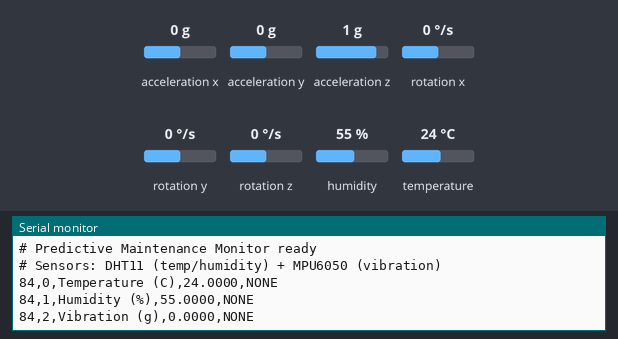
The sketch below on a simulated Arduino Uno, built with avr-gcc and run on an emulated ATmega328P. On the bench: the last lines printed to the serial monitor. The inputs (shaded band) are chosen by the test bench; at power-on: acceleration x 0 g, humidity 55 %, acceleration y 0 g, temperature 24 °C, acceleration z 1 g, rotation x 0 °/s, rotation y 0 °/s, rotation z 0 °/s.

Above: at 1.2 s.
1.3 s: acceleration x set to -1.4 g
At 2.6 s:
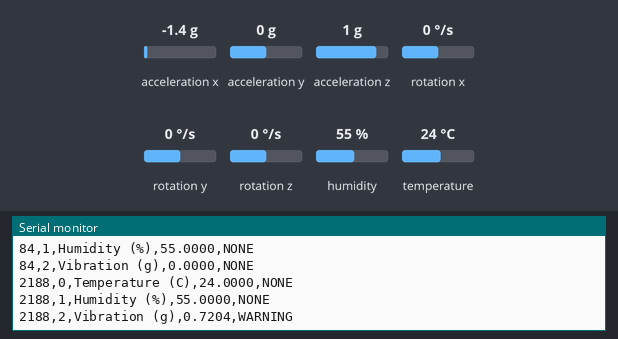
5.8 s: humidity set to 88 %
At 7.2 s:
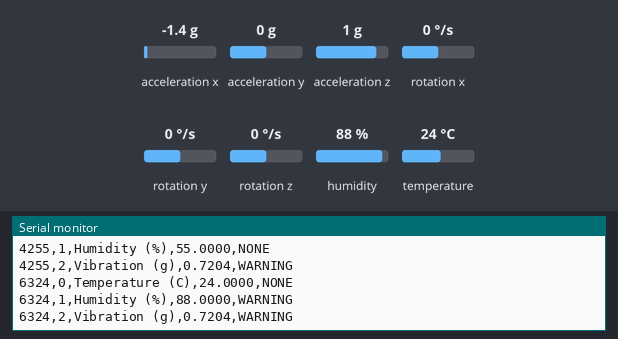
9.9 s: acceleration y set to -1.4 g
At 12.0 s:
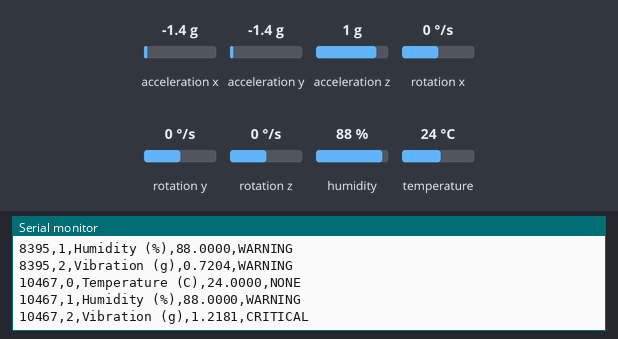
14.1 s: temperature set to 12 °C
At 15.8 s:
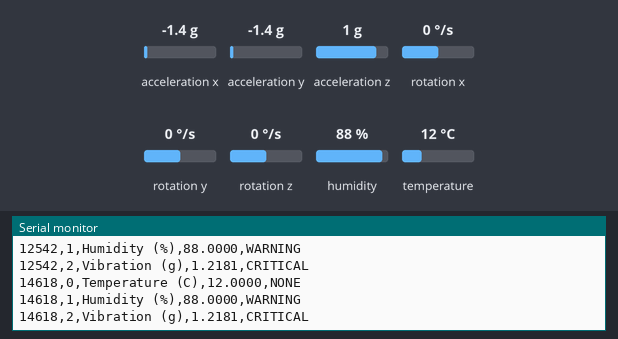
16.4 s: acceleration z set to -1.4 g
At 17.7 s:
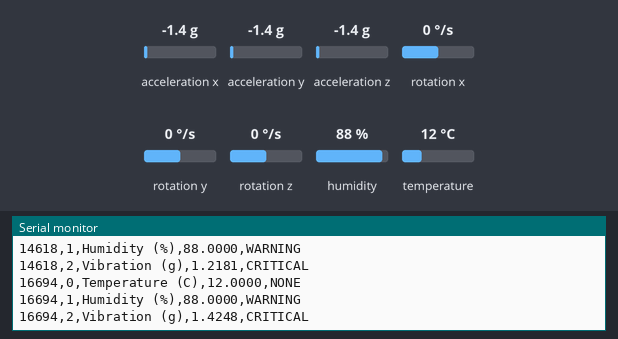
18.7 s: humidity set to 22 %
At 19.4 s:
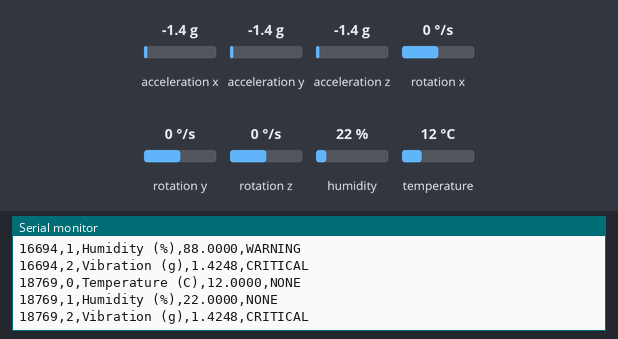

Measured:
- after the input at 1.3 s, the serial monitor: prints a new line after 0.99 s (image 1)
- after the input at 5.8 s, the serial monitor: prints a new line after 0.59 s (image 2)
- after the input at 9.9 s, the serial monitor: prints a new line after 0.67 s (image 3)
- after the input at 14.1 s, the serial monitor: prints a new line after 0.54 s (image 4)
- after the input at 16.4 s, the serial monitor: prints a new line after 0.40 s (image 5)
- after the input at 18.7 s, the serial monitor: prints a new line after 0.13 s (image 6)

The sketch:

predictive_monitor.ino
```cpp
/*
 * predictive_monitor.ino
 * ======================
 * Predictive Maintenance Monitor - Phase 3 (Arduino)
 *
 * Reads DHT11 (temperature/humidity) and MPU6050 (vibration)
 * every 2 seconds and sends CSV data over serial (USB) to PC.
 *
 * Wiring:
 *   DHT11  VCC  -> 5V
 *   DHT11  GND  -> GND
 *   DHT11  DATA -> Pin 2
 *
 *   MPU6050 VCC -> 3.3V  (NOT 5V)
 *   MPU6050 GND -> GND
 *   MPU6050 SDA -> A4
 *   MPU6050 SCL -> A5
 *
 * Libraries needed (Tools -> Manage Libraries):
 *   - DHT sensor library      (Adafruit)
 *   - Adafruit Unified Sensor (Adafruit)
 *   - MPU6050                 (Electronic Cats)
 */

#include <DHT.h>
#include <MPU6050.h>
#include <Wire.h>

/* ============================================================
 * CONFIGURATION
 * ============================================================ */

#define DHT_PIN 2
#define DHT_TYPE DHT11
#define READ_INTERVAL_MS 2000

#define SENSOR_TEMP 0
#define SENSOR_HUMIDITY 1
#define SENSOR_VIBRATION 2

/* Thresholds */
#define TEMP_WARN_HIGH 70.0f
#define TEMP_CRITICAL_HIGH 85.0f
#define HUMID_WARN_LOW 20.0f
#define HUMID_WARN_HIGH 80.0f
#define VIB_WARN_HIGH 0.5f
#define VIB_CRITICAL_HIGH 1.0f

/* ============================================================
 * RING BUFFER
 * Same circular buffer concept as buffer.c on your PC.
 * Uses static arrays instead of malloc (Arduino has 2KB RAM).
 * ============================================================ */

#define BUFFER_SIZE 8

typedef struct
{
    float values[BUFFER_SIZE];
    uint32_t timestamps[BUFFER_SIZE];
    uint8_t head;
    uint8_t tail;
    uint8_t count;
} ring_buffer_t;

static ring_buffer_t buf_temp;
static ring_buffer_t buf_humid;
static ring_buffer_t buf_vib;

void buffer_init(ring_buffer_t *buf)
{
    buf->head = 0;
    buf->tail = 0;
    buf->count = 0;
    memset(buf->values, 0, sizeof(buf->values));
    memset(buf->timestamps, 0, sizeof(buf->timestamps));
}

bool buffer_write(ring_buffer_t *buf, float value, uint32_t timestamp)
{
    if (buf->count == BUFFER_SIZE)
        return false;
    buf->values[buf->head] = value;
    buf->timestamps[buf->head] = timestamp;
    buf->head = (buf->head + 1) % BUFFER_SIZE;
    buf->count++;
    return true;
}

/* ============================================================
 * SENSOR OBJECTS
 * ============================================================ */

DHT dht(DHT_PIN, DHT_TYPE);
MPU6050 mpu;

/* ============================================================
 * THRESHOLD CHECK
 * ============================================================ */

const char *check_threshold(uint8_t sensor_id, float value)
{
    switch (sensor_id)
    {
    case SENSOR_TEMP:
        if (value >= TEMP_CRITICAL_HIGH)
            return "CRITICAL";
        if (value >= TEMP_WARN_HIGH)
            return "WARNING";
        break;
    case SENSOR_HUMIDITY:
        if (value >= HUMID_WARN_HIGH)
            return "WARNING";
        if (value <= HUMID_WARN_LOW)
            return "WARNING";
        break;
    case SENSOR_VIBRATION:
        if (value >= VIB_CRITICAL_HIGH)
            return "CRITICAL";
        if (value >= VIB_WARN_HIGH)
            return "WARNING";
        break;
    }
    return "NONE";
}

/* ============================================================
 * SEND CSV ROW OVER SERIAL
 * ============================================================ */

void send_csv_row(uint32_t timestamp, uint8_t sensor_id,
                  const char *sensor_name, float value,
                  const char *alert_level)
{
    Serial.print(timestamp);
    Serial.print(",");
    Serial.print(sensor_id);
    Serial.print(",");
    Serial.print(sensor_name);
    Serial.print(",");
    Serial.print(value, 4);
    Serial.print(",");
    Serial.println(alert_level);
}

/* ============================================================
 * COMPUTE VIBRATION MAGNITUDE
 * ============================================================ */

float compute_vibration(int16_t ax, int16_t ay, int16_t az)
{
    float gx = ax / 16384.0f;
    float gy = ay / 16384.0f;
    float gz = az / 16384.0f;

    float magnitude = sqrt(gx * gx + gy * gy + gz * gz);
    float vibration = magnitude - 1.0f;
    if (vibration < 0.0f)
        vibration = -vibration;

    return vibration;
}

/* ============================================================
 * SETUP
 * ============================================================ */

void setup()
{
    Serial.begin(9600);
    while (!Serial)
    {
        delay(10);
    }

    Serial.println("timestamp,sensor_id,sensor_name,value,alert_level");
    Serial.println("# Predictive Maintenance Monitor ready");
    Serial.println("# Sensors: DHT11 (temp/humidity) + MPU6050 (vibration)");

    dht.begin();

    Wire.begin();
    mpu.initialize();

    buffer_init(&buf_temp);
    buffer_init(&buf_humid);
    buffer_init(&buf_vib);
}

/* ============================================================
 * LOOP
 * ============================================================ */

void loop()
{
    uint32_t timestamp = millis();

    /* --- DHT11 --- */
    float temperature = dht.readTemperature();
    float humidity = dht.readHumidity();

    if (!isnan(temperature) && !isnan(humidity))
    {
        buffer_write(&buf_temp, temperature, timestamp);
        buffer_write(&buf_humid, humidity, timestamp);

        send_csv_row(timestamp, SENSOR_TEMP,
                     "Temperature (C)", temperature,
                     check_threshold(SENSOR_TEMP, temperature));

        send_csv_row(timestamp, SENSOR_HUMIDITY,
                     "Humidity (%)", humidity,
                     check_threshold(SENSOR_HUMIDITY, humidity));
    }
    else
    {
        Serial.println("# WARNING: DHT11 read failed - check wiring");
    }

    /* --- MPU6050 --- */
    int16_t ax, ay, az, gx, gy, gz;
    mpu.getMotion6(&ax, &ay, &az, &gx, &gy, &gz);

    float vibration = compute_vibration(ax, ay, az);
    buffer_write(&buf_vib, vibration, timestamp);

    send_csv_row(timestamp, SENSOR_VIBRATION,
                 "Vibration (g)", vibration,
                 check_threshold(SENSOR_VIBRATION, vibration));

    delay(READ_INTERVAL_MS);
}
```
